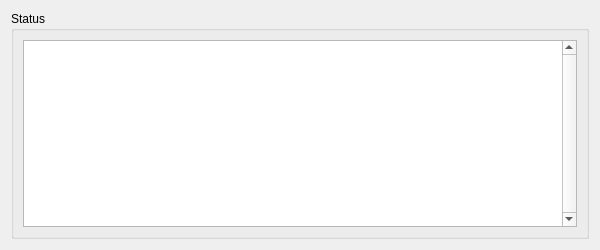
<?xml version="1.0" encoding="UTF-8"?>
<ui version="4.0">
 <class>Status</class>
 <widget class="QWidget" name="Status">
  <property name="geometry">
   <rect>
    <x>0</x>
    <y>0</y>
    <width>600</width>
    <height>250</height>
   </rect>
  </property>
  <property name="windowTitle">
   <string>Form</string>
  </property>
  <layout class="QGridLayout" name="gridLayout">
   <item row="0" column="0">
    <widget class="QGroupBox" name="statusGroupBox">
     <property name="sizePolicy">
      <sizepolicy hsizetype="Preferred" vsizetype="Preferred">
       <horstretch>0</horstretch>
       <verstretch>0</verstretch>
      </sizepolicy>
     </property>
     <property name="minimumSize">
      <size>
       <width>0</width>
       <height>0</height>
      </size>
     </property>
     <property name="font">
      <font>
       <pointsize>9</pointsize>
      </font>
     </property>
     <property name="cursor">
      <cursorShape>IBeamCursor</cursorShape>
     </property>
     <property name="title">
      <string notr="true">Status</string>
     </property>
     <layout class="QVBoxLayout" name="statusGroupBoxVerticalLayout">
      <item>
       <widget class="QTextBrowser" name="statusTextBrowser">
        <property name="sizePolicy">
         <sizepolicy hsizetype="Preferred" vsizetype="Preferred">
          <horstretch>0</horstretch>
          <verstretch>0</verstretch>
         </sizepolicy>
        </property>
        <property name="cursor" stdset="0">
         <cursorShape>IBeamCursor</cursorShape>
        </property>
        <property name="frameShape">
         <enum>QFrame::Shape::StyledPanel</enum>
        </property>
        <property name="frameShadow">
         <enum>QFrame::Shadow::Sunken</enum>
        </property>
        <property name="verticalScrollBarPolicy">
         <enum>Qt::ScrollBarPolicy::ScrollBarAlwaysOn</enum>
        </property>
        <property name="horizontalScrollBarPolicy">
         <enum>Qt::ScrollBarPolicy::ScrollBarAlwaysOff</enum>
        </property>
        <property name="sizeAdjustPolicy">
         <enum>QAbstractScrollArea::SizeAdjustPolicy::AdjustToContents</enum>
        </property>
        <property name="tabChangesFocus">
         <bool>true</bool>
        </property>
        <property name="lineWrapMode">
         <enum>QTextEdit::LineWrapMode::WidgetWidth</enum>
        </property>
        <property name="html">
         <string notr="true">&lt;!DOCTYPE HTML PUBLIC &quot;-//W3C//DTD HTML 4.0//EN&quot; &quot;http://www.w3.org/TR/REC-html40/strict.dtd&quot;&gt;
&lt;html&gt;&lt;head&gt;&lt;meta name=&quot;qrichtext&quot; content=&quot;1&quot; /&gt;&lt;meta charset=&quot;utf-8&quot; /&gt;&lt;style type=&quot;text/css&quot;&gt;
p, li { white-space: pre-wrap; }
hr { height: 1px; border-width: 0; }
li.unchecked::marker { content: &quot;\2610&quot;; }
li.checked::marker { content: &quot;\2612&quot;; }
&lt;/style&gt;&lt;/head&gt;&lt;body style=&quot; font-family:'Segoe UI'; font-size:9pt; font-weight:400; font-style:normal;&quot;&gt;
&lt;p style=&quot;-qt-paragraph-type:empty; margin-top:0px; margin-bottom:0px; margin-left:0px; margin-right:0px; -qt-block-indent:0; text-indent:0px; font-size:10pt;&quot;&gt;&lt;br /&gt;&lt;/p&gt;&lt;/body&gt;&lt;/html&gt;</string>
        </property>
        <property name="textInteractionFlags">
         <set>Qt::TextInteractionFlag::LinksAccessibleByKeyboard|Qt::TextInteractionFlag::LinksAccessibleByMouse|Qt::TextInteractionFlag::TextBrowserInteraction|Qt::TextInteractionFlag::TextSelectableByKeyboard|Qt::TextInteractionFlag::TextSelectableByMouse</set>
        </property>
       </widget>
      </item>
     </layout>
    </widget>
   </item>
  </layout>
 </widget>
 <resources/>
 <connections/>
</ui>
